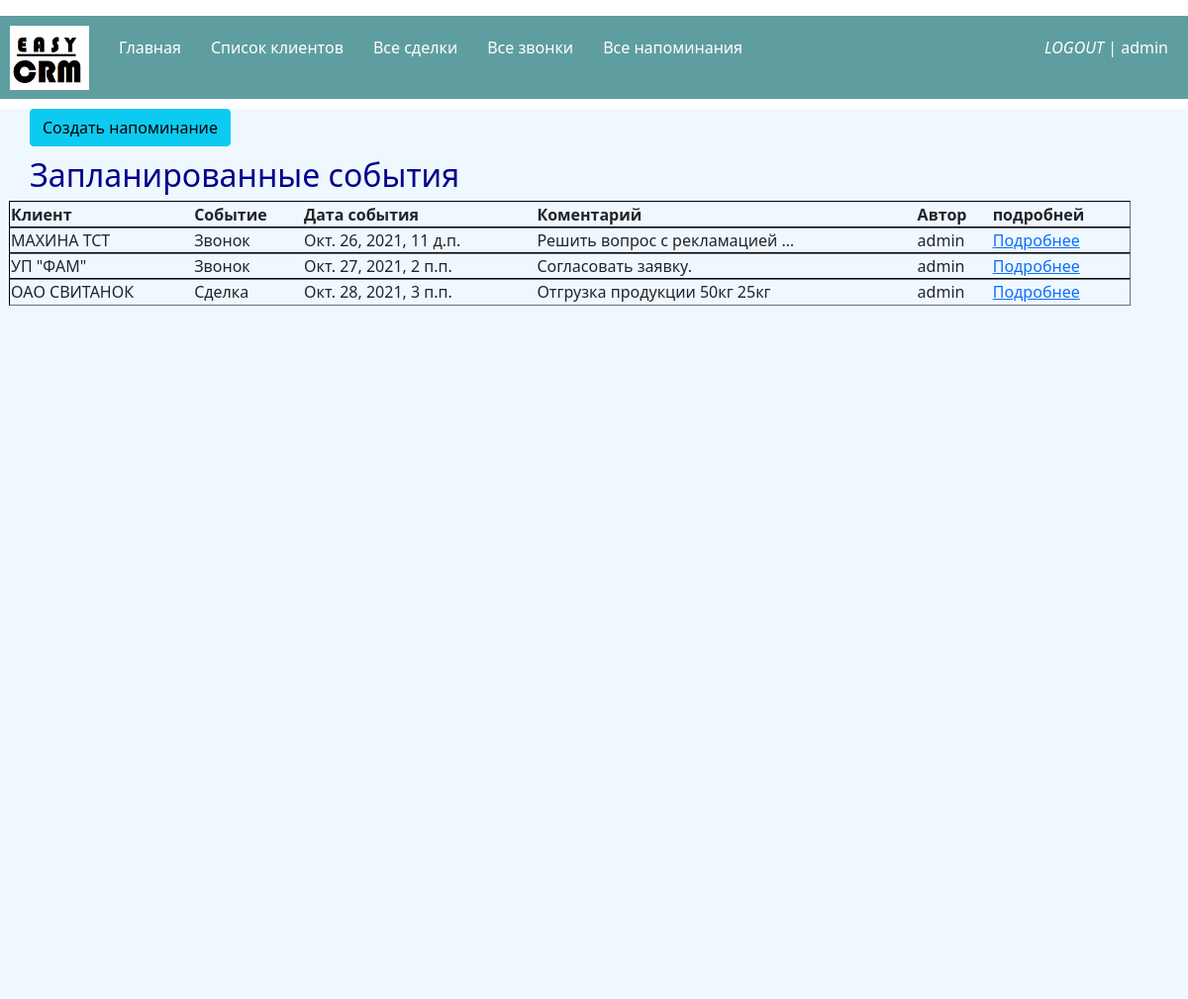
Screenshot of /list_reminders (signed in) with the database file from the repository.
### crm/models.py (models this page shows, shortened)
class Reminder(models.Model):
    client = models.ForeignKey(Client, related_name='reminders', on_delete=models.CASCADE)
    author = models.ForeignKey(User, on_delete=models.CASCADE)
    CHOISE_EVENT = (
        ('call', 'Звонок'),
        ('deal', 'Сделка'),
        ('meeting', 'Встреча'),
    )
    event_type = models.CharField(max_length=50, choices=CHOISE_EVENT)
    commentary = models.TextField('Коментарии')
    deadline = models.DateTimeField('Сроки')

class Client(models.Model):
    client_name = models.CharField('Название клиента', max_length=100)
    lpr = models.CharField('ФИО ЛПР-а', max_length=150)
    position = models.CharField('Должность', max_length=100)
    tel_number = models.CharField('Телефон', max_length=100)
    email = models.EmailField('Е-мэил', blank=True)
    adress = models.CharField('Адрес', max_length=255)
    commentary = models.TextField('Коментарии')
    publish = models.DateTimeField('Дата создания', default=timezone.now)
    author = models.ForeignKey(User, on_delete=models.CASCADE,
                               related_name='user_clients')
    def __str__(self):
        return self.client_name

### crm/views.py (the view)
# urls.py: path('list_reminders', views.list_reminders, name='list_reminders'),
def list_reminders(request):
    reminders = models.Reminder.objects.order_by('deadline')
    return render(request, 'crm/list_reminders.html', {'reminders': reminders})

### crm/templates/crm/list_reminders.html (shortened to what this page needs)
{% extends 'crm/base_two.html' %}
{% block content  %}
    <ul1>
    <a href="{% url 'create_reminder' %}"><li><button class="btn btn-info" type="submit">Создать напоминание</button></li></a>
    </ul1>
    <br>
    <br>
    <h2> Запланированные события </h2>
        <table class="table2">
    <tbody>
    <tr class="line">
        <th>Клиент</th>
        <th>Событие</th>
        <th>Дата события</th>
        <th>Коментарий</th>
        <th>Автор</th>
        <th>подробней</th>
    </tr>
    {% for el in reminders %}
        <tr class="line">
            <td>{{ el.client }}</td>
            <td>{{ el.get_event_type_display }}</td>
            <td>{{ el.deadline }}</td>
            <td>{{ el.commentary | truncatewords:4}}</td>
            <td>{{ el.author }}</td>
            <td><a href="{% url 'detailed_reminder' el.id %}"> Подробнее </a></td>
        </tr>
    {% endfor %}
    </tbody>
    </table>
{% endblock %}

### crm/templates/crm/base_two.html (shortened to what this page needs)
{% load static %}
<!DOCTYPE html>
<html lang="ru">
<head>
    <div class="header">
  <link rel="stylesheet" href="https://cdnjs.cloudflare.com/ajax/libs/jquery-datetimepicker/2.5.20/jquery.datetimepicker.min.css" />
    <link rel="stylesheet" href="https://cdn.jsdelivr.net/npm/bootstrap@5.1.2/dist/css/bootstrap.min.css">
    <link rel="stylesheet" href="{% static 'crm/css/base.css' %}">
        <img src="{% static 'crm/img/logo_crm.png' %}" alt="logo">
        <ul>
            <a href="{% url 'home_page' %}"><li>Главная</li></a>
            <a href="{% url 'list_clients' %}"><li>Список клиентов</li></a>
            <a href="{% url 'list_deals' %}"><li>Все сделки</li></a>
            <a href="{% url 'list_calls' %}"><li>Все звонки</li></a>
            <a href="{% url 'list_reminders' %}"><li>Все напоминания</li></a>
        </ul>
    <ul class="login">
    {% if request.user.is_authenticated %}
                <a href="{% url 'logout' %}"><li class="loginli"><i>LOGOUT </i>| {{ user }}</li></a>
            {% else %}
                <a href="{% url 'login' %}"><li class="loginli">Войти</a> | <a href="{% url 'register' %}">Регистрация</a></li>
            {% endif %}
    </ul>
    </div>
</head>
<body>
    <div class="wrapper">
    <div class="content1">
    {% block content %}
    {% endblock %}
    </div>
    </div>
</body>
</html>

### crm/static/crm/css/base.css (style rules this page uses)
* { box-sizing: border-box }
h2 { margin-left: 20px; color: darkblue; }
.header { background: cadetblue; height: 84px; margin-top: 10px }
.content1 { background: aliceblue; min-height: 900px; margin-top: 10px; width: 100%; float: left; padding-left: 10px; }
img { width: 80px; float: left; margin-top: 10px; margin-left: 10px; }
.login { float: right; margin-right: 20px; display: block; transition: transform .6s ease; }
ul li { color: #fff; float: left; margin-top: 20px; padding-left: 30px; display: block; transition: transform .6s ease; }
.table2 { width: 95%; }
.line { margin-bottom: 22px; }
.line { outline-style: inset; outline-width: thin; }
ul1 li { color: darkslategray; float: left; padding-left: 20px; display: block; transition: transform .6s ease; }

### rows the page displays
Reminder: client "МАХИНА ТСТ", event_type "Звонок", deadline "Окт. 26, 2021, 11 д.п.", commentary "Решить вопрос с рекламацией …", author "admin"
Reminder: client "УП \"ФАМ\"", event_type "Звонок", deadline "Окт. 27, 2021, 2 п.п.", commentary "Согласовать заявку.", author "admin"
Reminder: client "ОАО СВИТАНОК", event_type "Сделка", deadline "Окт. 28, 2021, 3 п.п.", commentary "Отгрузка продукции 50кг 25кг", author "admin"

### other values shown
{{ user }} "admin"
